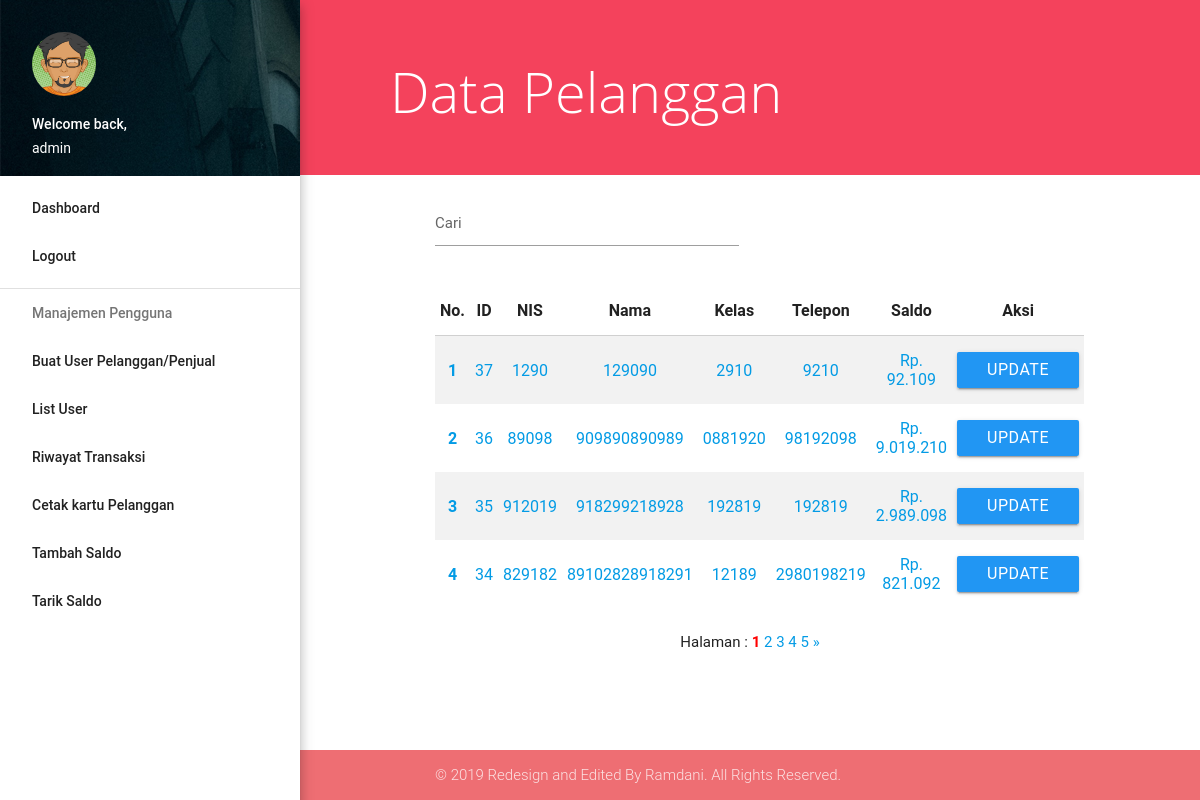
The app's page /admin_dashboard/tarik_saldo/rubah_pelanggan.php (signed in) with its own data.
### tables this page shows
CREATE TABLE `pelanggan` (
  `id` int(11) NOT NULL,
  `nis` int(3) UNSIGNED ZEROFILL NOT NULL,
  `first_name` varchar(50) NOT NULL,
  `last_name` varchar(50) NOT NULL,
  `username` varchar(255) NOT NULL,
  `password` varchar(255) NOT NULL,
  `kelas` varchar(50) NOT NULL,
  `telepon` varchar(15) NOT NULL,
  `saldo` int(255) NOT NULL,
  `qrname` varchar(255) NOT NULL
);

### admin_dashboard/tarik_saldo/rubah_pelanggan.php (the view, shortened to what this page needs)
<?php
  require '../../konek.php';
  $jumlahdataperhalaman=4;
  $result=mysqli_query($conn, "SELECT *FROM pelanggan");
  $jumlahdata=mysqli_num_rows($result);
  $jumlahhalaman=ceil($jumlahdata/$jumlahdataperhalaman);
  $halamanaktif = (isset($_GET["halaman"]) ) ? $_GET["halaman"] : 1;
  $awaldata=($jumlahdataperhalaman * $halamanaktif) - $jumlahdataperhalaman;
  $query=mysqli_query($conn, "SELECT *FROM pelanggan ORDER BY id DESC LIMIT $awaldata, $jumlahdataperhalaman");
?>
<!DOCTYPE html>
<html>
  <head>
    <link href="../files/font-awesome.min.css" rel="stylesheet" type="text/css" />
    <link href="../files/ionicons.min.css" rel="stylesheet" type="text/css" />
    <link rel="stylesheet" href="../files/materialize.min.css">
    <link href="../files/icon.css" rel="stylesheet">
    <link href="../assets/css/custom.css" rel="stylesheet" type="text/css" />
  </head>
  <body>
    <ul id="slide-out" class="side-nav fixed z-depth-4">
      <li>
        <div class="userView">
          <div class="background">
            <img src="../assets/img/photo1.png">
          </div>
          <img class="circle" src="../assets/img/avatar04.png">
          <span class="white-text name">Welcome back,</span>
          <span class="white-text email"><?php echo $_SESSION['username1']; ?></span>
        </div>
      </li>
      <li><a class="active" href="../index.php">Dashboard</a></li>
      <li><a class="active" href="../../logout">Logout</a></li>
      <li><div class="divider"></div></li>
      <li><a class="subheader">Manajemen Pengguna</a></li>
      <li class="no-padding">
        <ul class="collapsible collapsible-accordion">
          <li>
              <ul>
                <li><a href="../buat_user/opsi_akun.php">Buat User Pelanggan/Penjual</a></li>
                <li><a href="../update_user/opsi_rubah.php">List User</a></li>
                <li><a href="../riwayat/list.php">Riwayat Transaksi</a></li>
                <li><a href="../print/list.php">Cetak kartu Pelanggan</a></li>
                <li><a href="../update_saldo/rubah_pelanggan.php">Tambah Saldo</a></li>
                <li><a href="../tarik_saldo/opsi_akun.php">Tarik Saldo</a></li>
              </ul>
          </li>
        </ul>
      </li>
    </ul>
    <main>
    <section class="content">
      <div class="page-announce valign-wrapper"><a href="#" data-activates="slide-out" class="button-collapse valign hide-on-large-only"><i class="material-icons">menu</i></a><h1 class="page-announce-text valign">Data Pelanggan</h1></div>
      <div id="posttable" class="container">
      <form class="col s12" action="" method="POST">
        <div class="row">
          <div class="input-field col s6">
            <input type="text" name="keywords" id="keywords" placeholder='Cari'autocomplete="off" autofocus/>
          </div>
        </div>
      </form>
      <div id="tabel">
        <table class="responsive-table striped hover centered" id="names-table">
          <thead>
            <tr>
              <th>No.</th>
              <th>ID</th>
              <th>NIS</th>
              <th>Nama</th>
              <th>Kelas</th>
              <th>Telepon</th>
              <th>Saldo</th>
              <th>Aksi</th>
            </tr>
          </thead>
          <tbody>
          <div class="none">
          <?php $a=1+$awaldata; ?>
            <?php while($result=mysqli_fetch_assoc($query)): ?>
            </div>
            <tr>
                <td><a><b><?php echo $a; ?></b></a></td>
                <td><a><?php echo $result['id']; ?></a></td>
                <td><a><?php echo $result['nis']; ?></a></td>
                <td><a><?php echo $result['first_name'].''.$result['last_name']; ?></a></td>
                <td><a><?php echo $result['kelas']; ?></a></td>
                <td><a><?php echo $result['telepon']; ?></a></td>
                <td><a>Rp. <?php echo number_format($result['saldo'],0,'.','.'); ?></a></td>
                <td>
                <div class="btn-toolbar">
                  <a href="ubah_pelanggan.php?id=<?php echo $result['id']; ?>">
                    <button class="btn blue" type="submit">
                    Update
                    </button>
                  </a>
                </div>
              </td>
            </tr>
            <?php $a++; ?>
            <?php endwhile; ?>
  </section>
  <center>
    <br>
    Halaman :
        <?php for($i=1; $i<=$jumlahhalaman; $i++) : ?>
          <?php if($i == $halamanaktif) :?>
            <a href="?halaman=<?php echo $i; ?>" style="font-weight:bold; color:red;"><?php echo $i; ?></a>
          <?php else : ?>
            <a href="?halaman=<?php echo $i; ?>"><?php echo $i; ?></a>
          <?php endif; ?>
        <?php endfor; ?>
        <?php if($halamanaktif < $jumlahhalaman) : ?>
          <a href="?halaman=<?php echo $halamanaktif + 1; ?>">&raquo;</a>
        <?php endif; ?>
  </center>
  </main>
  <footer class="page-footer">
    <div class="footer-copyright">
        <div class="container">
          © 2019 Redesign and Edited By Ramdani. All Rights Reserved.
        </div>
      </div>
    </footer>
  </body>
</html>

### admin_dashboard/assets/css/custom.css (style rules this page uses)
@media (min-width:993px) { main, footer { padding-left: 300px; } }
div.page-announce { min-height: 175px; height: auto; background-color: #f4425c; padding: 40px; margin-bottom: 10px; }
h1.page-announce-text { font-family: 'Open Sans', sans-serif; font-weight: 100; font-size: 56px; color: #fff; line-height: 0.5em; margin-left: 50px; }
body { display: flex; min-height: 100vh; flex-direction: column; }
main { flex: 1 0 auto; }
.page-footer { padding-top: 0 !important; background-color: #f4425c; margin-top: 20px; }
.footer-copyright { background-color: inherit !important; }

### records on screen
pelanggan: id "37", nis "1290", first_name "1290", last_name "90", kelas "2910", telepon "9210", saldo "92.109"
pelanggan: id "36", nis "89098", first_name "909890", last_name "890989", kelas "0881920", telepon "98192098", saldo "9.019.210"
pelanggan: id "35", nis "912019", first_name "91829", last_name "9218928", kelas "192819", telepon "192819", saldo "2.989.098"
pelanggan: id "34", nis "829182", first_name "891028", last_name "28918291", kelas "12189", telepon "2980198219", saldo "821.092"

### other values on screen
$_SESSION['username1'] "admin"
